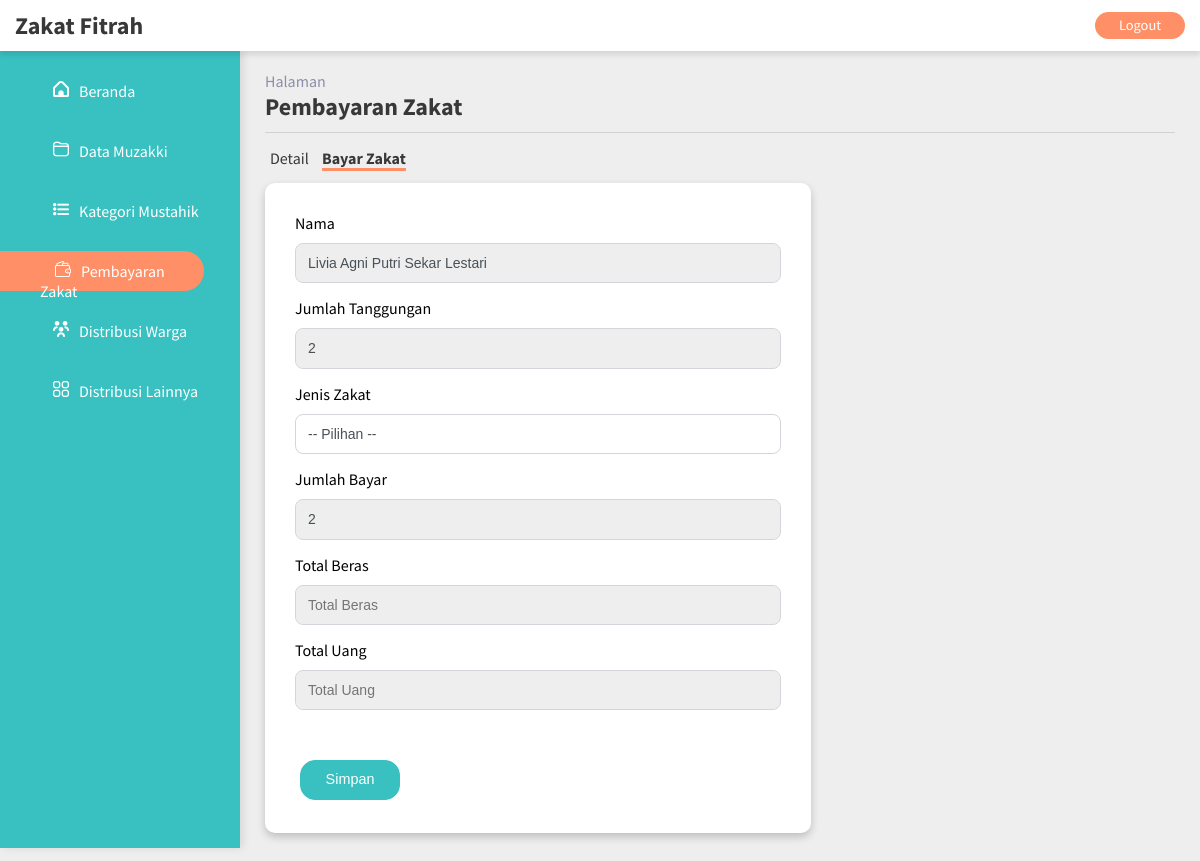
Screenshot of /pages/bayar_zakat/form_bayar.php?id_bayar=4 with the database file from the repository.
### tables this page shows
CREATE TABLE `pembayaran_zakat` (
  `id_bayar` int(5) NOT NULL,
  `nama_muzakki` varchar(100) DEFAULT NULL,
  `jumlah_tanggungan` int(10) DEFAULT NULL,
  `keterangan` varchar(25) DEFAULT NULL
);

### pages/bayar_zakat/form_bayar.php (the view, shortened to what this page needs)
<!DOCTYPE html>
<html lang="id">
<head>
    <link rel="stylesheet" href="../../style/style.css">
    <link rel="stylesheet" href="../../assets/fontawesome/css/all.css">
</head>
<body>
<header>
    <div class="header-wrapper">
        <h2>Zakat Fitrah</h2>
        <a class="btn btn-danger" href="../../logout.php">Logout</a>
    </div>
</header>
<main>
    <div class="flex-container">
        <div class="sidemenu">
            <div class="menu">
                <a href="../../index.php"><img src="../../assets/img/home.png" class="menu-icon">Beranda</a>
            </div>
            <div class="menu">
                <a href="../muzakki/muzakki_page.php"><img src="../../assets/img/folder.png" class="menu-icon">Data Muzakki</a>
            </div>
            <div class="menu">
                <a href="../mustahik/mustahik_page.php"><img src="../../assets/img/list.png" class="menu-icon">Kategori Mustahik</a>
            </div>
            <div class="menu-active">
                <a href="bayar_zakat_pages.php"><img src="../../assets/img/wallet.png" class="menu-icon">Pembayaran Zakat</a>
            </div>
            <div class="menu">
                <a href="../distribusi_warga/distribusi_warga_page.php"><img src="../../assets/img/peoples.png" class="menu-icon">Distribusi Warga</a>
            </div>
            <div class="menu">
                <a href="../distribusi_lainnya/distribusi_lainnya_page.php"><img src="../../assets/img/menu.png" class="menu-icon">Distribusi Lainnya</a>
            </div>
        </div>
        <div class="content-area">
            <div class="page-title">
                <p>Halaman</p>
                <h2>Pembayaran Zakat</h2>
            </div>
            <div class="table-card">
                <a href="bayar_zakat_pages.php" class="tb-menu">Detail</a>
                <a href="tambah_bayar_zakat.php" class="tb-menu-active">Bayar Zakat</a>
                <div class="form-card-4">
                    <form method="POST">
                        <?php
                        include ('../../function.php');
                        if(isset($_GET['id_bayar'])) {
                            $pembayaran_zakatEdit = $koneksi->query("select * from pembayaran_zakat where id_bayar='$_GET[id_bayar]'");
                            $tampil = mysqli_fetch_array($pembayaran_zakatEdit);
                        }
                        ?>
                        <div class="form-group-2">
                            <label>Nama</label>
                            <input class="form-control readonly" name="nama_muzakki" value="<?php echo $tampil['nama_muzakki']; ?>" readonly/>
                        </div>
                        <div class="form-group-2">
                            <label>Jumlah Tanggungan</label>
                            <input class="form-control readonly" name="jumlah_tanggungan" value="<?php echo $tampil['jumlah_tanggungan']; ?>" readonly/>
                        </div>
                        <div class="form-group-2">
                            <label>Jenis Zakat</label>
                            <select name="jenis" id="jenis" class="form-control">
                                <option value="">-- Pilihan --</option>
                            </select>
                        </div>
                        <div class="form-group-2">
                            <label>Jumlah Bayar</label>
                            <input class="form-control readonly" type="text" id="jumlah_tanggunganyangdibayar" name="jumlah_tanggunganyangdibayar" value="<?php echo $tampil['jumlah_tanggungan']; ?>" readonly/>
                        </div>
                        <div class="form-group-2">
                            <label>Total Beras</label>
                            <input class="form-control readonly" type="text" id="bayar_beras" name="bayar_beras" placeholder="Total Beras" readonly>
                        </div>
                        <div class="form-group-2">
                            <label>Total Uang</label>
                            <input class="form-control readonly" type="text" id="bayar_uang" name="bayar_uang" placeholder="Total Uang" readonly>
                        </div>
                        <div class="form-group-btn">
                            <input type="submit" name="Simpan" value="Simpan" class="btn btn-submit"/>
                        </div>
                    </form>
                </div>
            </div>
        </div>
    </div>
</main>
</body>
</html>

### style/style.css (style rules this page uses)
* { box-sizing: border-box; text-decoration: none; list-style-type: none; margin: 0; padding: 0; }
body { font-family: 'Source Sans Pro', sans-serif; background: #EEEEEE; }
header { position: sticky; top: 0; }
.header-wrapper { display: flex; justify-content: space-between; align-items: center; background-color: #ffffff; box-shadow: 0 4px 5px 0 rgba(0, 0, 0, 0.1); padding: 10px 15px; position: sticky; top: 0; }
.header-wrapper h2 { color: #383838; cursor: pointer; }
.btn { width: 90px; border-radius: 25px; padding: 10px; }
.btn-submit { width: 100px !important; border-radius: 15px !important; color: #fff; background-color: rgb(57, 192, 192); border: 1px solid rgb(57, 192, 192); text-align: center; font-size: 0.9em; line-height: 1.2; }
.btn-danger { color: #fff; background-color: #ff8f66; text-align: center; font-size: 0.9em; line-height: 0.5; }
.flex-container { display: flex; height: 91.8vh; }
.sidemenu { width: 20%; height: 100%; box-shadow: 3px 0px 8px 0 rgba(0, 0, 0, 0.1); background-color: rgb(57, 192, 192); }
.menu { margin: 20px auto; width: 85%; height: 40px; padding: 10px 20px 5px 20px; }
.menu a { display: block; color: #ffffff; }
.menu-active { margin: 20px auto 20px 0; width: 85%; height: 40px; border-radius: 0 50px 50px 0; padding: 10px 20px 5px 40px; background-color: #ff8f66; }
.menu-active a { display: block; color: #ffffff; }
.menu-icon { margin: 0 10px 0 15px; }
.content-area { width: 80%; overflow: auto; padding: 0 25px 20px 25px; }
.page-title { width: 100%; border-bottom: 1px solid rgba(56, 56, 56, 0.15); }
.page-title p { margin-top: 20px; color: #8D8DAA; }
.page-title h2 { color: #383838; margin-bottom: 10px; }
.table-card { padding-top: 15px; }
.table-card a { color: #383838; font-size: 16px; margin: 0 5px; }
.tb-menu-active { font-weight: bold; border-bottom: 3px solid #ff8f66; }
.form-card-4 { width: 60%; height: 650px; background-color: #ffffff; border-radius: 10px; box-shadow: 0 4px 8px 0 rgba(0, 0, 0, 0.2); padding: 15px; margin-top: 15px; }
.form-group-2 { margin: 15px; }
.form-group-btn { margin: 50px 20px 20px 20px; }
.form-control { display: block; margin-top: 10px; width: 100%; padding: 0.5rem 0.75rem; font-size: 0.875rem; font-weight: 400; line-height: 1.4rem; color: #495057; background-color: #fff; background-clip: padding-box; border: 1px solid #d2d6da; appearance: none; border-radius: 0.5rem; transition: box-shadow 0.15s ease, border-color 0.15s ease; }
.readonly { background-color: #EEEEEE; }

### rows the page displays
pembayaran_zakat: nama_muzakki "Livia Agni Putri Sekar Lestari", jumlah_tanggungan "2", jumlah_tanggunganyangdibayar "2"
